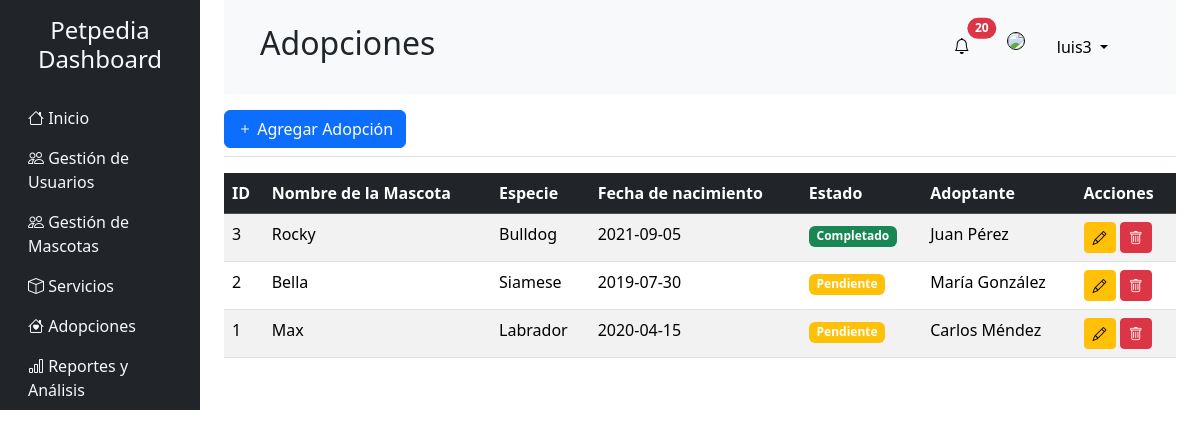
Page /adoption.php (signed in) on the committed database.
### tables this page shows
CREATE TABLE adoptions (
    adoption_id INT NOT NULL AUTO_INCREMENT,
    pet_id INT NOT NULL,
    user_id INT,
    adoption_date DATE,
    status_id INT,
    PRIMARY KEY (adoption_id),
    FOREIGN KEY (status_id) REFERENCES statuses(status_id),
    FOREIGN KEY (pet_id) REFERENCES pets(pet_id),
    FOREIGN KEY (user_id) REFERENCES users(user_id)
);

CREATE TABLE pets (
    pet_id INT NOT NULL AUTO_INCREMENT,
    name VARCHAR(100) NOT NULL,
    img VARCHAR(100),
    species VARCHAR(50),
    breed VARCHAR(50),
    birth_date DATE,
    main_image_id INT,
    status_id INT,
    PRIMARY KEY (pet_id),
    FOREIGN KEY (status_id) REFERENCES statuses(status_id)
);

CREATE TABLE users (
    user_id INT NOT NULL AUTO_INCREMENT,
    username VARCHAR(50) NOT NULL,
    email VARCHAR(100) UNIQUE NOT NULL,
    password VARCHAR(255) NOT NULL,
    level TINYINT NOT NULL,
    created_at DATETIME DEFAULT CURRENT_TIMESTAMP,
    user_img VARCHAR(100),
    PRIMARY KEY (user_id)
);

### adoption.php (the view, shortened to what this page needs)
<?php
include "./php/conexion.php";
$sql = "SELECT
            a.adoption_id,
            p.name AS pet_name,
            p.birth_date AS b_date,
            p.breed,
            a.status_id,
            u.username
        FROM adoptions a
        INNER JOIN pets p ON a.pet_id = p.pet_id
        INNER JOIN users u ON a.user_id = u.user_id
        ORDER BY a.adoption_id DESC";
$res = $conexion->query($sql) or die($conexion->error);
?>
<!DOCTYPE html>
<html lang="en">
  <head>
    <link
      href="https://cdn.jsdelivr.net/npm/bootstrap@5.3.2/dist/css/bootstrap.min.css"
      rel="stylesheet"
    />
    <link
      href="https://cdn.jsdelivr.net/npm/bootstrap-icons/font/bootstrap-icons.css"
      rel="stylesheet"
    />
  </head>
  <body>
    <div class="container-fluid">
      <div class="row">
        <?php include "./layouts/aside.php" ?>
        <main class="col-md-9 ms-sm-auto col-lg-10 px-md-4">
        <?php include "./layouts/header.php" ?>
          <div
            class="d-flex justify-content-between flex-wrap flex-md-nowrap align-items-center pt-3 pb-2 mb-3 border-bottom"
          >
            <button
              class="btn btn-primary"
              data-bs-toggle="modal"
              data-bs-target="#addAdoptionModal"
            >
              <i class="bi bi-plus"></i> Agregar Adopción
            </button>
          </div>
          <div class="table-responsive">
            <table class="table table-striped table-hover">
              <thead class="table-dark">
                <tr>
                  <th>ID</th>
                  <th>Nombre de la Mascota</th>
                  <th>Especie</th>
                  <th>Fecha de nacimiento</th>
                  <th>Estado</th>
                  <th>Adoptante</th>
                  <th>Acciones</th>
                </tr>
              </thead>
              <tbody>
              <?php
                    while($fila=mysqli_fetch_array($res)){
                  ?>
                <tr>
                <td><?php echo $fila['adoption_id'] ?></td>
                <td><?php echo $fila['pet_name'] ?></td>
                <td><?php echo $fila['breed'] ?></td>
                <td><?php echo $fila['b_date'] ?></td>
                <td><?php
                      if($fila['status_id']==2){
                        echo '<span class="badge bg-warning">Pendiente</span>';
                      }
                      if($fila['status_id']==3){echo '<span class="badge bg-success">Completado</span>';
                      }
                    ?></td>
                    <td><?php echo $fila['username']; ?></td>
                  <td>
                    <button
                      class="btn btn-warning btn-sm"
                      data-bs-toggle="modal"
                      data-bs-target="#addAdoptionModal"
                    >
                      <i class="bi bi-pencil"></i>
                    </button>
                    <button
                      class="btn btn-sm btn-danger"
                      data-bs-toggle="modal"
                      data-bs-target="#deleteUserModal"
                    >
                      <i class="bi bi-trash"></i>
                    </button>
                  </td>
                </tr>
                <?php
                    }
                ?>
              </tbody>
            </table>
          </div>
        </main>
      </div>
    </div>
  </body>
</html>

### rows in the picture
adoptions: adoption_id "3", pet.name "Rocky", pet.breed "Bulldog", pet.birth_date "2021-09-05", shows "Completado", user.username "Juan Pérez"
adoptions: adoption_id "2", pet.name "Bella", pet.breed "Siamese", pet.birth_date "2019-07-30", shows "Pendiente", user.username "María González"
adoptions: adoption_id "1", pet.name "Max", pet.breed "Labrador", pet.birth_date "2020-04-15", shows "Pendiente", user.username "Carlos Méndez"

### other values in the picture
$title "Adopciones"
$user['nombre'] "luis3"
